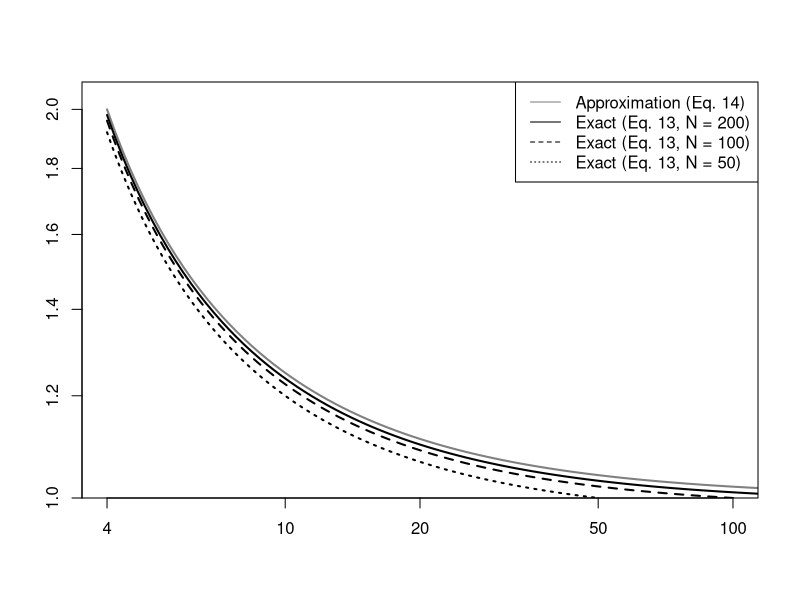
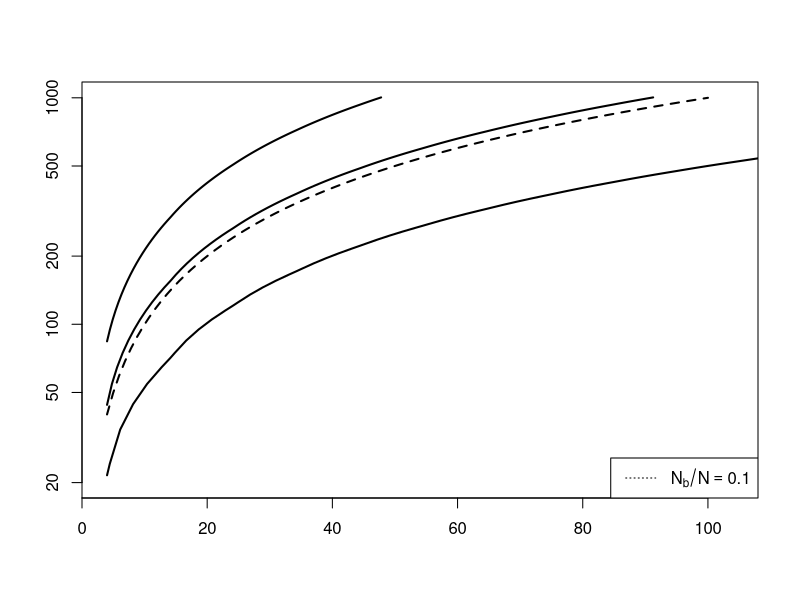
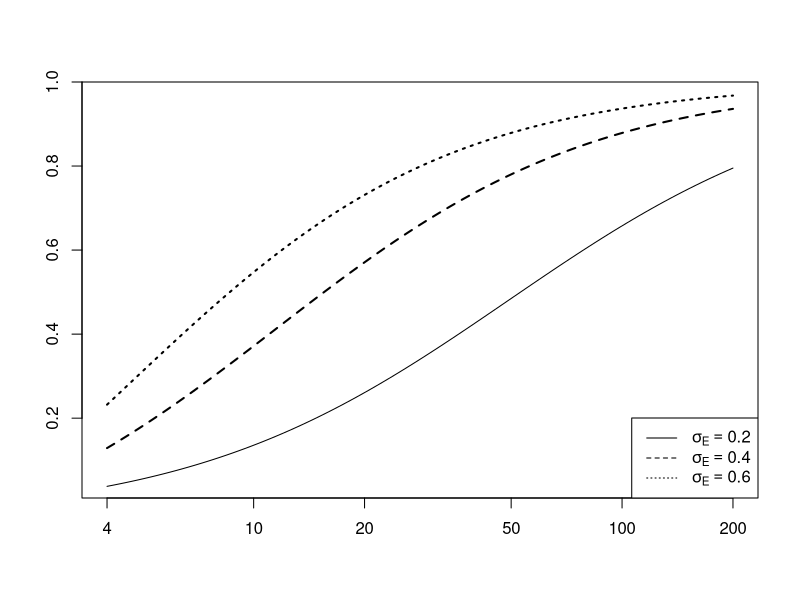
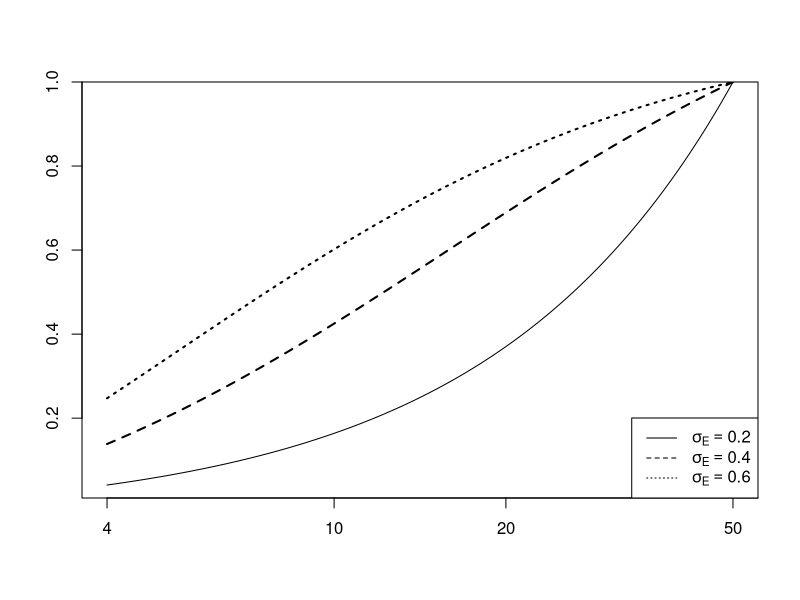
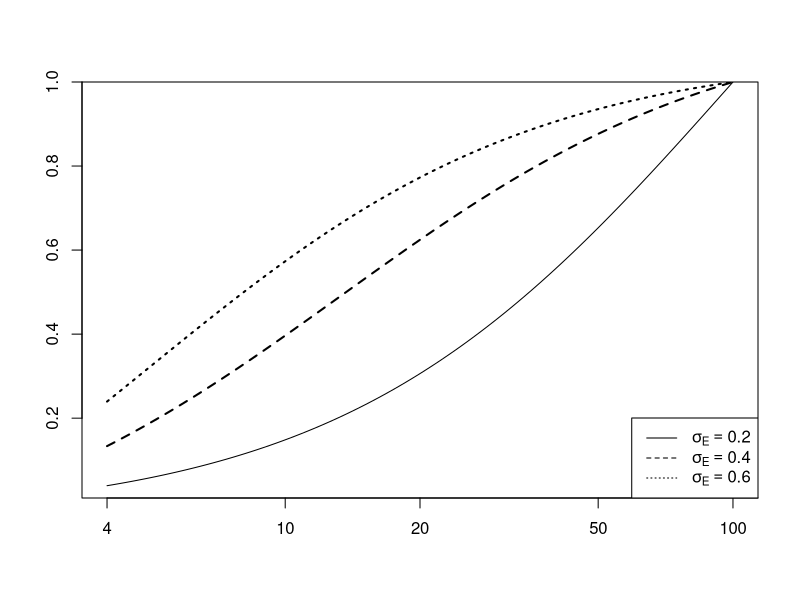
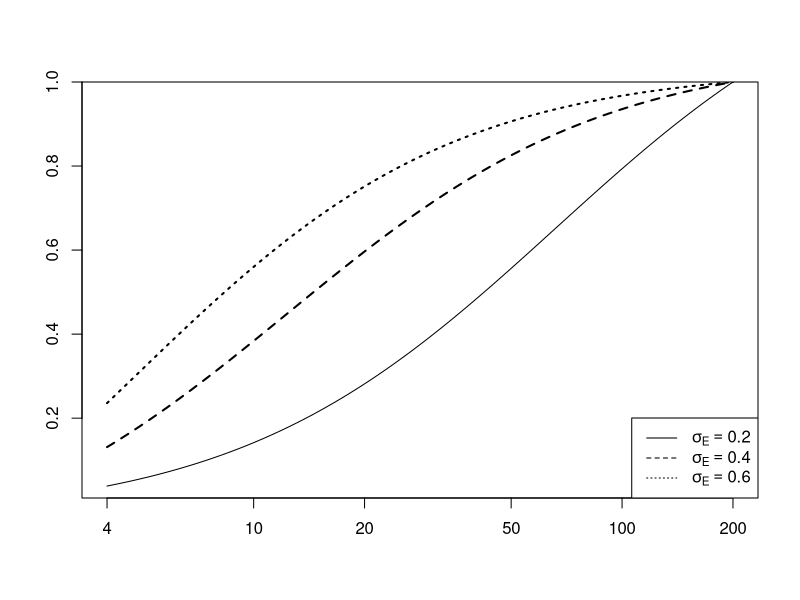

Recreate these plots in R, in order.
# MakeFigs.R developed by Tetsuya Akita
#
# This code is provided for the purpose of reproducing the results presented in a manuscript that will be published,
# titled "Strong dependence of demographic stochasticity on a small effective number of breeders in iteroparous species,"
# for figure 2 and figure 3. See details in a manuscript.

### Figure 2a ###
# Relationship between Nb and exp[sigma_D^2]

pdf("~/burst.pdf", width = 5, height = 5, pointsize = 12, bg = "white")
curve( 1 + 1/(x/2-1) , yaxs = "i",
       xlab = "",
       ylab = "",
       from=4, to=200, xlim = c(4,100), ylim = c(1,2.1), log = "xy", lwd=2, col = grey(0.5), xaxt = "n"
)
axis(1, at = c(4,10,20,50,100))
Nc = 200
curve( 1 + (1-x/Nc)/(x/2-1) ,xlab = "", ylab = "",
       from=4, to=Nc, ylim = c(1,2.1), log = "xy", lwd=2, add = TRUE, lty = 1
)
Nc = 100
curve( 1 + (1-x/Nc)/(x/2-1) ,xlab = "", ylab = "",
       from=4, to=Nc, ylim = c(1,2.1), log = "xy", lwd=2, add = TRUE, lty = 2
)
Nc = 50
curve( 1 + (1-x/Nc)/(x/2-1) ,xlab = "", ylab = "",
       from=4, to=Nc, ylim = c(1,2.1), log = "xy", lwd=2, add = TRUE, lty = 3
)
legend("topright", 
       legend = c("Approximation (Eq. 14)", 
                  paste0("Exact (Eq. 13, N = 200)"),
                  paste0("Exact (Eq. 13, N = 100)"),
                  paste0("Exact (Eq. 13, N = 50)")
       ),
       col = c(grey(0.5),"black","black","black"), 
       lty = c(1,1,2,3)
)
dev.off()

### Figure 2b ###
# Contour plot of the approximation accuracy in Eq.14 as a function of Nb and N

pdf("~/accuracy.pdf", width = 5, height = 5, pointsize = 12, bg = "white")
n = 100 #
Nb = seq( 4, 1004, length = n )
N = seq( 4, 1004, length = n )
z <- matrix(0, n, n)
for (i in 1:n) {
  for (j in 1:n) {
    v_true = (1-Nb[i]/N[j])/(Nb[i]/2-1)
    v_approx = 1/(Nb[i]/2-1)
    if (Nb[i] > N[j]){
      z[i, j] = 100
    }else{
      z[i, j] = (v_approx - v_true)/v_true 
    }
  }
}
contour(Nb, N, z, drawlabels = F, levels=c(0.05, 0.1, 0.25), xlim = c(4,104), ylim = c(20,1004), log="y", lwd=2)
curve( 10*x ,xlab = "", ylab = "",
       from=4, to=100, log = "y", lwd=2, add = TRUE, lty = 2
)
legend("bottomright", 
       legend = c(expression(N[b]/N==0.1)),
       col = c("black"), 
       lty = c(3)
)
dev.off()

### Figure 3a ###
# Relationship between Nb and P_{E/ED} with approximation (Nb/N <<1)

pdf("~/missing.pdf", width = 5, height = 5, pointsize = 12, bg = "white")
sigmaE = 0.2
curve( ( exp(sigmaE^2) - 1) / ( exp(sigmaE^2) * (1 + 1/(x/2-1)) - 1), yaxs = "i",
       xlab = "",#bquote("Effective breeding size,"~N[b]), 
       ylab = "",#bquote("Non-Poisson demographic factor, exp["~sigma[D]^2~"]"),
       from=4, to=200, xlim = c(4,200), ylim = c(0.01,1), log = "x", lty=1, xaxt = "n"
)
axis(1, at = c(4,10,20,50,100,200))
sigmaE = 0.4
curve( ( exp(sigmaE^2) - 1)  / ( (exp(sigmaE^2) * (1 + 1/(x/2-1))) - 1), xlab = "", ylab = "",
       from=4, to=200, ylim = c(0.01,1), log = "x", lwd=2, add = TRUE, lty = 2
)
sigmaE = 0.6
curve( ( exp(sigmaE^2) - 1)  / ( (exp(sigmaE^2) * (1 + 1/(x/2-1))) - 1), xlab = "", ylab = "",
       from=4, to=200, ylim = c(0.01,1), log = "x", lwd=2, add = TRUE, lty = 3
)
legend("bottomright", 
       legend = c(expression(sigma[E]==0.2),
                  expression(sigma[E]==0.4),
                  expression(sigma[E]==0.6)
                  ),
       col = c("black","black","black"), 
       lty = c(1,2,3)
)
dev.off()

### Figure 3b ###
# Relationship between Nb and P_{E/ED} with N = 50

pdf("~/missing50.pdf", width = 5, height = 5, pointsize = 12, bg = "white")
sigmaE = 0.2
Nc=50
curve( ( exp(sigmaE^2) - 1) / ( exp(sigmaE^2) * ( 1+(1-x/Nc)/(x/2-1) ) - 1 ), yaxs = "i",
       xlab = "",#bquote("Effective breeding size,"~N[b]), 
       ylab = "",#bquote("Non-Poisson demographic factor, exp["~sigma[D]^2~"]"),
       from=4, to=50, xlim = c(4,50), ylim = c(0.01,1), log = "x", lty=1, xaxt = "n"
)
axis(1, at = c(4,10,20,50,100,200))
sigmaE = 0.4
curve( ( exp(sigmaE^2) - 1)  / ( exp(sigmaE^2) * ( 1+(1-x/Nc)/(x/2-1) ) - 1 ), xlab = "", ylab = "",
       from=4, to=50, ylim = c(0.01,1), log = "x", lwd=2, add = TRUE, lty = 2
)
sigmaE = 0.6
curve( ( exp(sigmaE^2) - 1)  / ( exp(sigmaE^2) * ( 1+(1-x/Nc)/(x/2-1) ) - 1 ), xlab = "", ylab = "",
       from=4, to=50, ylim = c(0.01,1), log = "x", lwd=2, add = TRUE, lty = 3
)
legend("bottomright", 
       legend = c(expression(sigma[E]==0.2),
                  expression(sigma[E]==0.4),
                  expression(sigma[E]==0.6)
       ),
       col = c("black","black","black"), 
       lty = c(1,2,3)
)
dev.off()

### Figure 3c ###
# Relationship between Nb and P_{E/ED} with N = 100

pdf("~/missing100.pdf", width = 5, height = 5, pointsize = 12, bg = "white")
sigmaE = 0.2
Nc=100
curve( ( exp(sigmaE^2) - 1) / ( exp(sigmaE^2) * ( 1+(1-x/Nc)/(x/2-1) ) - 1 ), yaxs = "i",
       xlab = "",
       ylab = "",
       from=4, to=100, xlim = c(4,100), ylim = c(0.01,1), log = "x", lty=1, xaxt = "n"
)
axis(1, at = c(4,10,20,50,100,200))
sigmaE = 0.4
curve( ( exp(sigmaE^2) - 1)  / ( exp(sigmaE^2) * ( 1+(1-x/Nc)/(x/2-1) ) - 1 ), xlab = "", ylab = "",
       from=4, to=100, ylim = c(0.01,1), log = "x", lwd=2, add = TRUE, lty = 2
)
sigmaE = 0.6
curve( ( exp(sigmaE^2) - 1)  / ( exp(sigmaE^2) * ( 1+(1-x/Nc)/(x/2-1) ) - 1 ), xlab = "", ylab = "",
       from=4, to=100, ylim = c(0.01,1), log = "x", lwd=2, add = TRUE, lty = 3
)
legend("bottomright", 
       legend = c(expression(sigma[E]==0.2),
                  expression(sigma[E]==0.4),
                  expression(sigma[E]==0.6)
       ),
       col = c("black","black","black"), 
       lty = c(1,2,3)
)
dev.off()

### Figure 3d ###
# Relationship between Nb and P_{E/ED} with N = 200

pdf("~/missing200.pdf", width = 5, height = 5, pointsize = 12, bg = "white")
sigmaE = 0.2
Nc=200
curve( ( exp(sigmaE^2) - 1) / ( exp(sigmaE^2) * ( 1+(1-x/Nc)/(x/2-1) ) - 1 ), yaxs = "i",
       xlab = "",
       ylab = "",
       from=4, to=200, xlim = c(4,200), ylim = c(0.01,1), log = "x", lty=1, xaxt = "n"
)
axis(1, at = c(4,10,20,50,100,200))
sigmaE = 0.4
curve( ( exp(sigmaE^2) - 1)  / ( exp(sigmaE^2) * ( 1+(1-x/Nc)/(x/2-1) ) - 1 ), xlab = "", ylab = "",
       from=4, to=200, ylim = c(0.01,1), log = "x", lwd=2, add = TRUE, lty = 2
)
sigmaE = 0.6
curve( ( exp(sigmaE^2) - 1)  / ( exp(sigmaE^2) * ( 1+(1-x/Nc)/(x/2-1) ) - 1 ), xlab = "", ylab = "",
       from=4, to=200, ylim = c(0.01,1), log = "x", lwd=2, add = TRUE, lty = 3
)
legend("bottomright", 
       legend = c(expression(sigma[E]==0.2),
                  expression(sigma[E]==0.4),
                  expression(sigma[E]==0.6)
       ),
       col = c("black","black","black"), 
       lty = c(1,2,3)
)
dev.off()